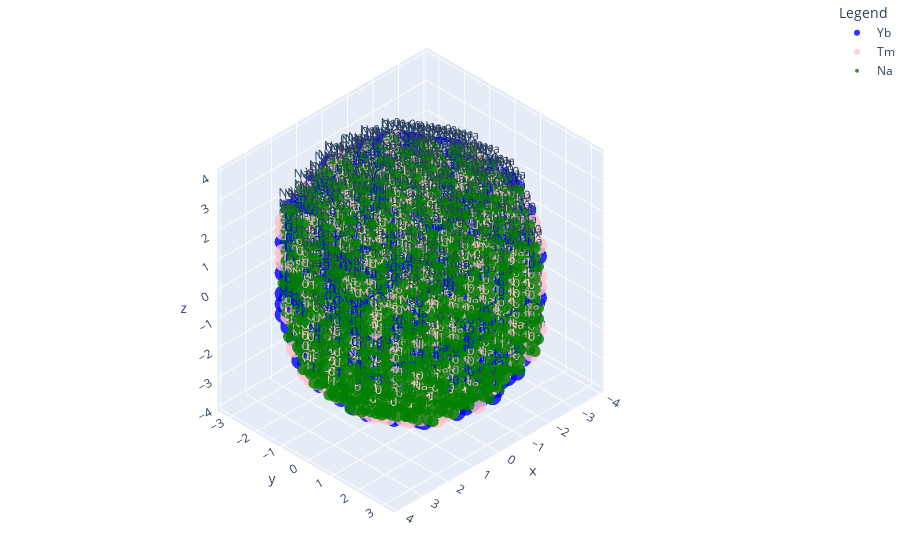

Write notebook code for a chart like this one.
### Markdown cell above
### Plots

`lattice.plot_3d_points_with_na()`: generate lattice plot with Na and Y

`lattice.plot_3d_points_with_plotly()`: generate lattice plot without Na (only Yb, Tm, Y)

`lattice.plot_distributions()`: plot the number of each type of molecules and the distribution of the energy levels of Tm and Yb.

### Code cell
lattice.plot_3d_points_with_na()

### Figure 1 — Plotly figure (JSON) as saved in the notebook; plotly's stock layout.template omitted (floating-point values rounded to 4 significant figures; data arrays with more than 128 entries replaced by an {"elided": "..."} marker saying what was removed)
{"data": [{"marker": {"color": "blue", "opacity": 0.8, "size": 6}, "mode": "markers+text", "name": "Yb", "text": {"elided": "1701 str values"}, "textposition": "top center", "type": "scatter3d", "x": {"elided": "1701 float values"}, "y": {"elided": "1701 float values"}, "z": {"elided": "1701 float values"}}, {"marker": {"color": "pink", "opacity": 0.8, "size": 6}, "mode": "markers+text", "name": "Tm", "text": {"elided": "1701 str values"}, "textposition": "top center", "type": "scatter3d", "x": {"elided": "1701 float values"}, "y": {"elided": "1701 float values"}, "z": {"elided": "1701 float values"}}, {"marker": {"color": "gray", "opacity": 0.8, "size": 6}, "mode": "markers", "name": "Y", "textposition": "top center", "type": "scatter3d", "x": [], "y": [], "z": []}, {"marker": {"color": "green", "opacity": 0.8, "size": 4}, "mode": "markers+text", "name": "Na", "text": "Na", "textposition": "top center", "type": "scatter3d", "x": {"elided": "3439 float values"}, "y": {"elided": "3439 float values"}, "z": {"elided": "3439 float values"}}], "layout": {"legend": {"title": {"text": "Legend"}}, "margin": {"b": 0, "l": 0, "r": 0, "t": 0}, "scene": {"camera": {"projection": {"type": "orthographic"}}}}}
